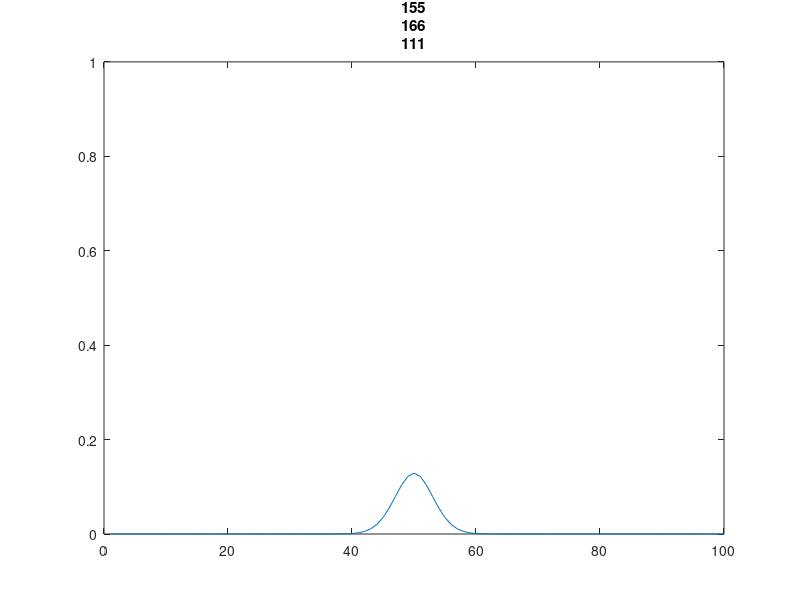

Source code (MATLAB):
clear;clc
D=.1;h=1;dt=1;alpha=D*dt/h^2;
beta=-alpha;
gamma = 1+2*alpha;
n=100; u=zeros(n,1); u(50)=1; plot(u);pause(.1);

A=zeros(n,n);
A(1,1)=gamma;A(1,1)=beta;
A(end,end)=gamma;A(end,end-1)=beta;
for i=2:n-1
    A(i,i)=gamma;A(i,i-1)=beta;A(i,i+1)=beta;
end
A=sparse(A);
for it=1:50
    u=A\u;
    plot(u);title("it="+it);axis([0 100 0 1])
    pause(.1)
end